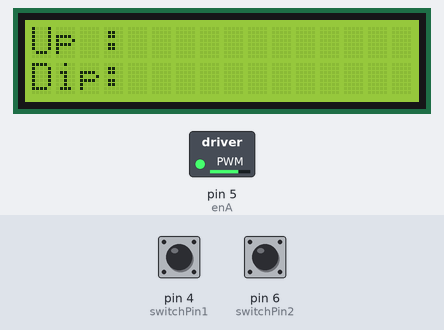
Bench run of a sketch on a simulated Arduino Uno, built with avr-gcc and run on an emulated ATmega328P. Shown: 16×2 character LCD, switched loads named in the sketch (green lamp = pin HIGH). The inputs (shaded band) are chosen by the test bench; at power-on: pin 4 (switchPin1) LOW, pin 6 (switchPin2) LOW.

Above: at 6.1 s.
6.2 s: pin 4 (switchPin1) pulled HIGH for 0.15 s
At 6.9 s:
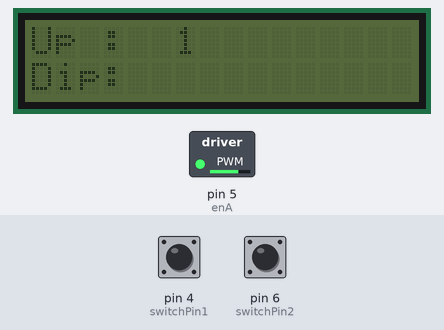
7.8 s: pin 6 (switchPin2) pulled HIGH for 0.15 s
At 8.8 s:
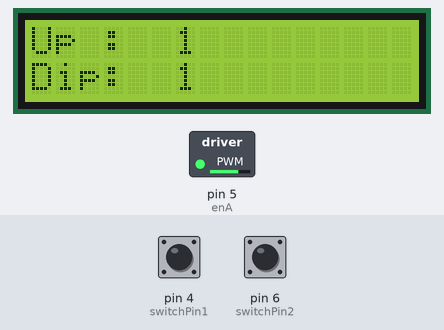
9.4 s: pin 4 (switchPin1) pulled HIGH for 1 s
At 9.8 s:
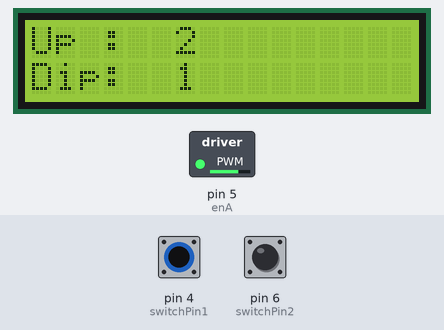
13.4 s: pin 6 (switchPin2) pulled HIGH for 1 s
At 14.3 s:
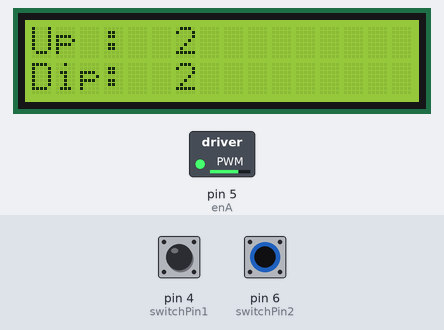
Timing chart, 0 to 16.4 s (numbered marks = the images above; inputs shaded):
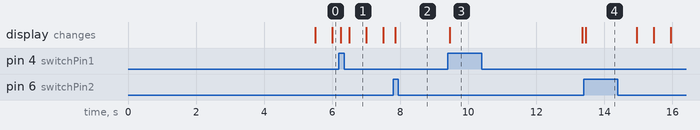

The sketch:

Upper-Dipper.ino
```cpp
#include <Wire.h>
#include <LiquidCrystal_I2C.h>

//L298N MOTOR DRIVER pins
#define enA 5
#define in1 2
#define in2 3

//upper switch
const byte switchPin1 = 4;
//variables needed to detect switch press
byte switchState1 = LOW;
byte lastSwitchState1 = LOW;
unsigned long counter1 = 0;              //stores switch press number
unsigned long lastDebounceTime1 = 0;
unsigned long debounceDelay1 = 50;
//variables needed for flashing function
unsigned long lastCounterChangeTime1 = 0;
unsigned long flashingInterval1 = 5000;  // Set the interval for flashing in milliseconds

//dipper switch
const byte switchPin2 = 6;
byte switchState2 = LOW;
byte lastSwitchState2 = LOW;
unsigned long counter2 = 0;
unsigned long lastDebounceTime2 = 0;
unsigned long debounceDelay2 = 50;
unsigned long lastCounterChangeTime2 = 0;
unsigned long flashingInterval2 = 5000;

//LCD initialization
LiquidCrystal_I2C lcd(0x27, 16, 2);
//by deafult not flashing
bool isFlashing1 = false;
bool isFlashing2 = false;
unsigned long lastFlashTime1 = 0;
unsigned long lastFlashTime2 = 0;

void setup() {
  lcd.init();
  lcd.setBacklight(255);
  lcd.print("Up : ");
  lcd.setCursor(0, 1);
  lcd.print("Dip: ");
  // Serial.begin(9600);
  /*Using digital pin as INPUT makes arduino connect that pin to a large resistor value so it takes very minimal current,
  hence no risk of pin burning*/
  pinMode(switchPin1, INPUT);
  pinMode(switchPin2, INPUT);
  //motor config
  pinMode(enA, OUTPUT);
  pinMode(in1, OUTPUT);
  pinMode(in2, OUTPUT);
  // pinMode(button, INPUT);
  // Set initial rotation direction =stopped
  pinMode(in1,LOW);
  pinMode(in2,LOW);
  analogWrite(enA,180);
}

void loop() {
  //motor in anticlockwise direction
  digitalWrite(in1, LOW);
  digitalWrite(in2, HIGH);

  unsigned long currentMillis = millis();
  //loop to handle flashing
  if ( ((currentMillis - lastCounterChangeTime1) > flashingInterval1) || ((currentMillis - lastCounterChangeTime2) > flashingInterval2)) {
    if (!isFlashing1 || !isFlashing2) {
      isFlashing1 = true;
      isFlashing2 = true;

      lastFlashTime1 = currentMillis;
      lastFlashTime2 = currentMillis;
      }
    //flashing starts,used millis() to avoid using delay which stops entire processing
    if ((currentMillis - lastFlashTime1) < 500 || (currentMillis - lastFlashTime2) < 500 ) {
      lcd.setBacklight(255);  // Turn backlight on
    } else if ((currentMillis - lastFlashTime1) < 1000 || (currentMillis - lastFlashTime2) < 1000 ) {
      lcd.setBacklight(0);    // Turn backlight off
    } else {
      lastFlashTime1 = currentMillis;
      lastFlashTime2 = currentMillis;
    }
  }

  else {
    isFlashing1 = false;
    isFlashing2 = false;
    lcd.setBacklight(255);  // Turn backlight on
  }
  // Handle switch input and counter 1
  byte reading1 = digitalRead(switchPin1);
  if (reading1 != lastSwitchState1) {
    lastDebounceTime1 = currentMillis;
  }
  if ((currentMillis - lastDebounceTime1) > debounceDelay1) {
    if (reading1 != switchState1) {
      switchState1 = reading1;
      if (switchState1 == HIGH) {
        counter1++;
        lastCounterChangeTime1 = currentMillis;  // Update the time of the last counter change
        // lcd.setCursor(6, 0);  // Position for Counter1
        // lcd.print("      ");  // Clear the area
        lcd.setCursor(6, 0);
        lcd.print(counter1);
      }
  }
  }
  lastSwitchState1 = reading1;

  // Handle switch input and counter 2
  byte reading2 = digitalRead(switchPin2);
  if (reading2 != lastSwitchState2) {
    lastDebounceTime2 = currentMillis;
  }
  if ((currentMillis - lastDebounceTime2) > debounceDelay2) {
    if (reading2 != switchState2) {
      switchState2 = reading2;
      if (switchState2 == HIGH) {
        counter2++;
        lastCounterChangeTime2 = currentMillis;  // Update the time of the last counter change
        lcd.setCursor(6, 1);  // Position for Counter2
        lcd.print("      ");  // Clear the area
        lcd.setCursor(6, 1);
        lcd.print(counter2);
      }
    }
  }
  lastSwitchState2 = reading2;
}
```

Measured:
- after the input at 6.2 s, the display: first changes after 0.05 s (image 1 shows a later state)
- after the input at 7.8 s, the display: first changes after 0.06 s (image 2 shows a later state)
- after the input at 9.4 s, the display: changes after 0.05 s (image 3)
- after the input at 13.4 s, the display: changes after 0.06 s (image 4)
- what the display in image 1 shows lasts 0.5 s, from 6.5 s to 7.0 s
